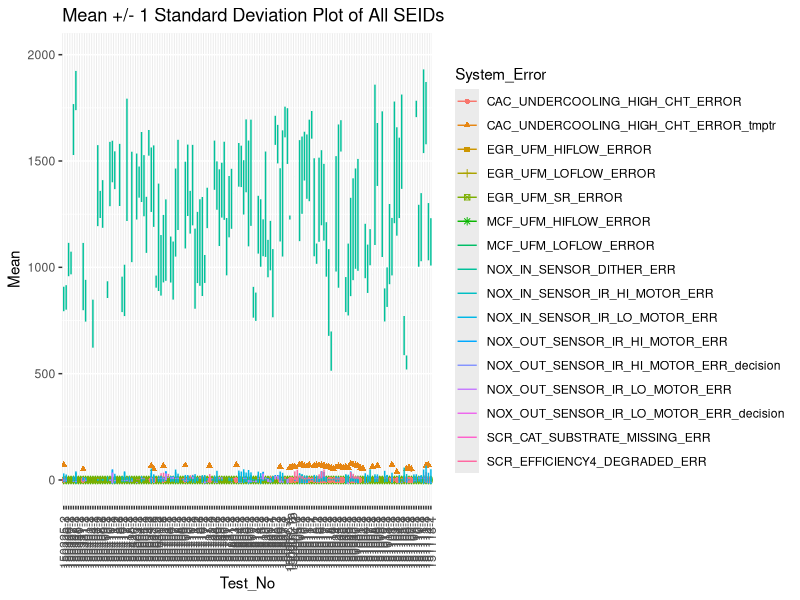
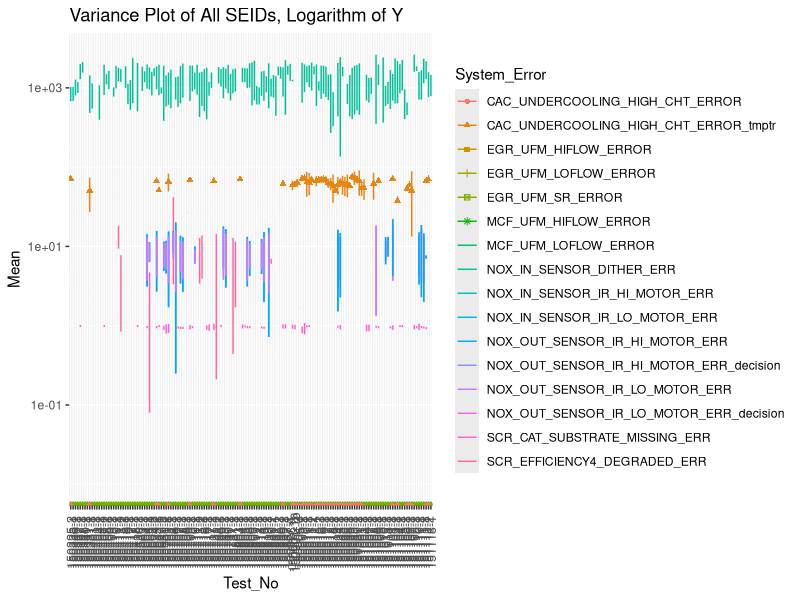
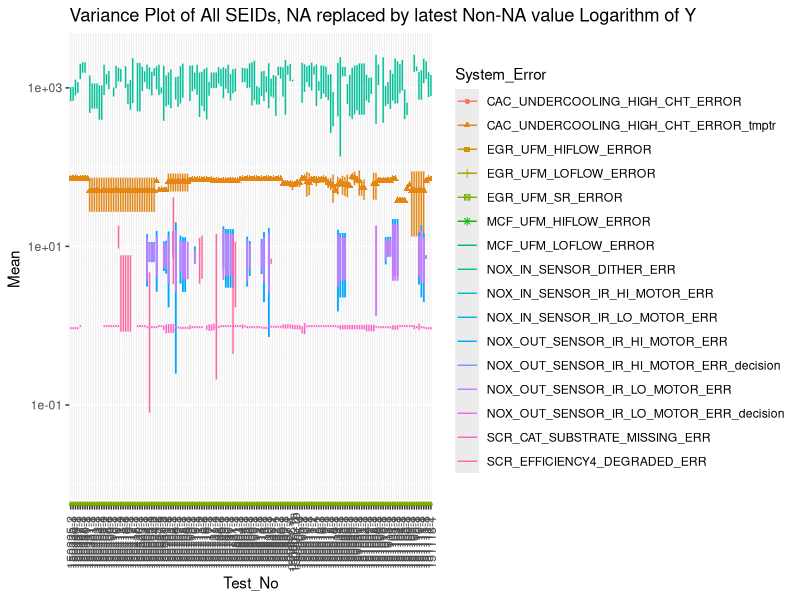
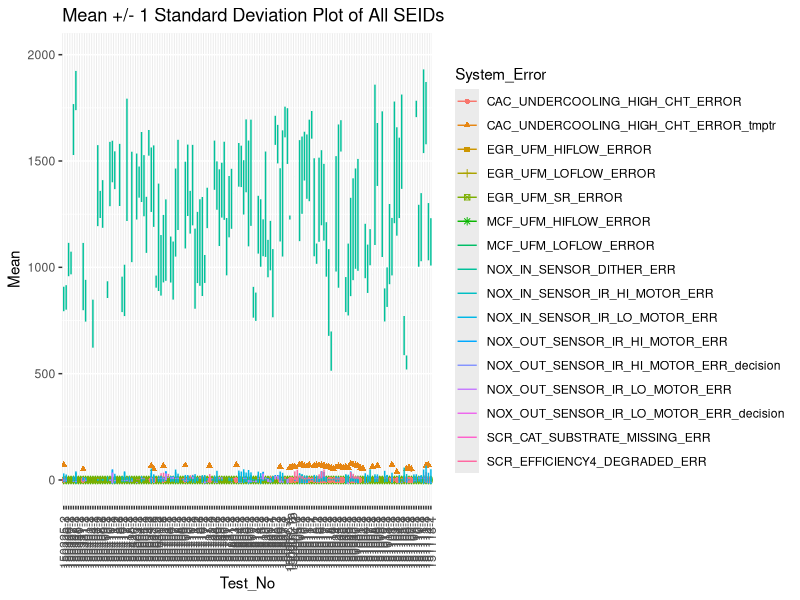
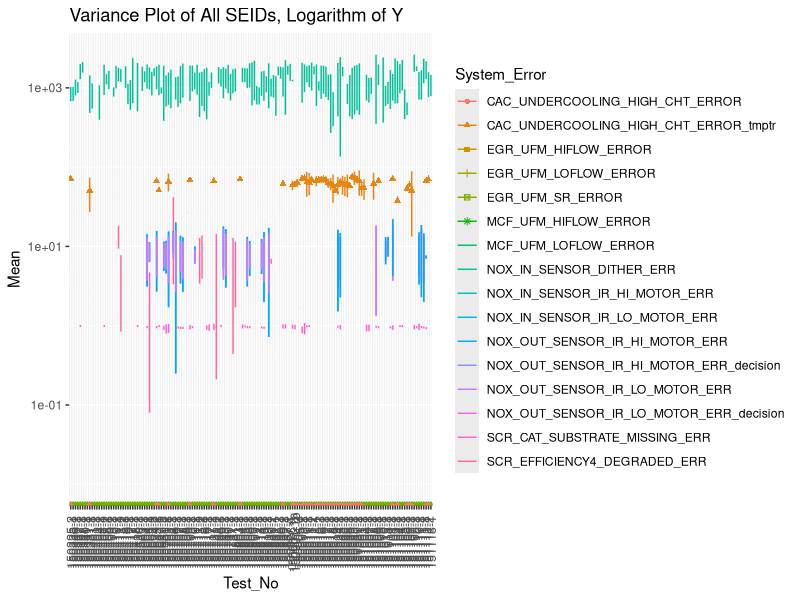
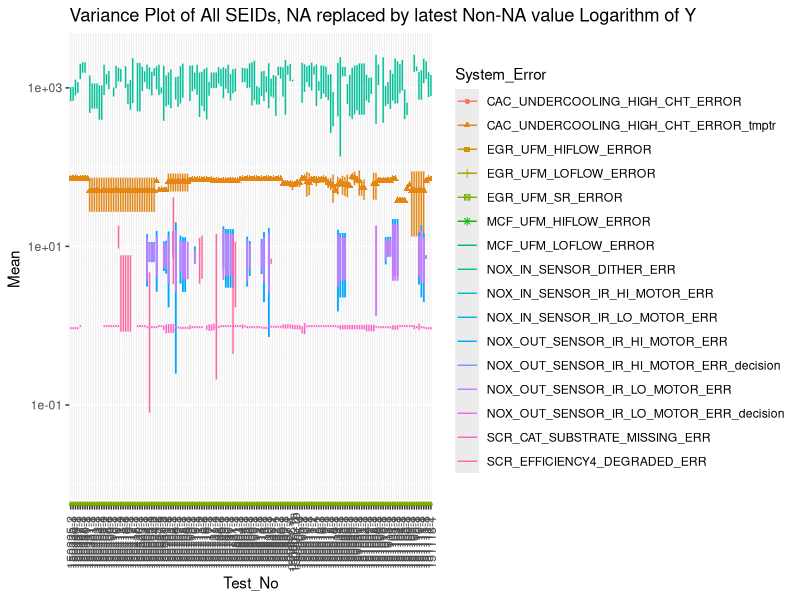
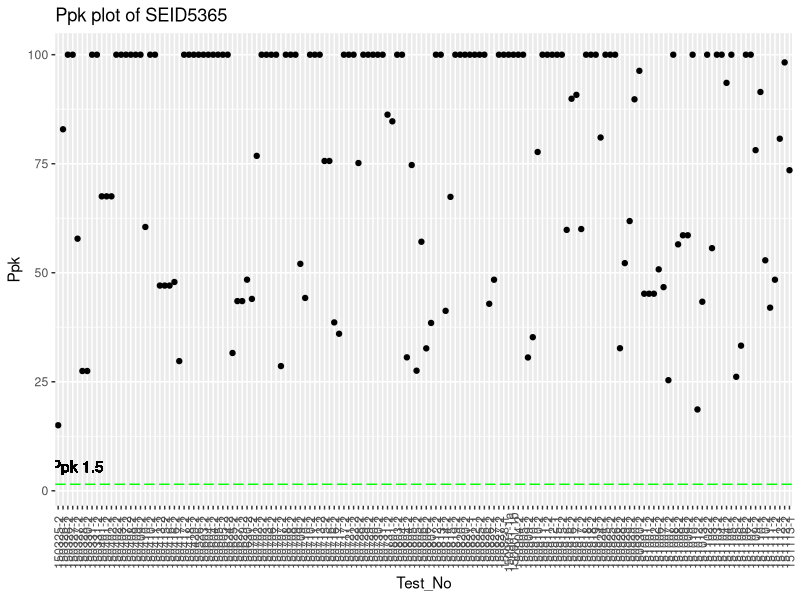
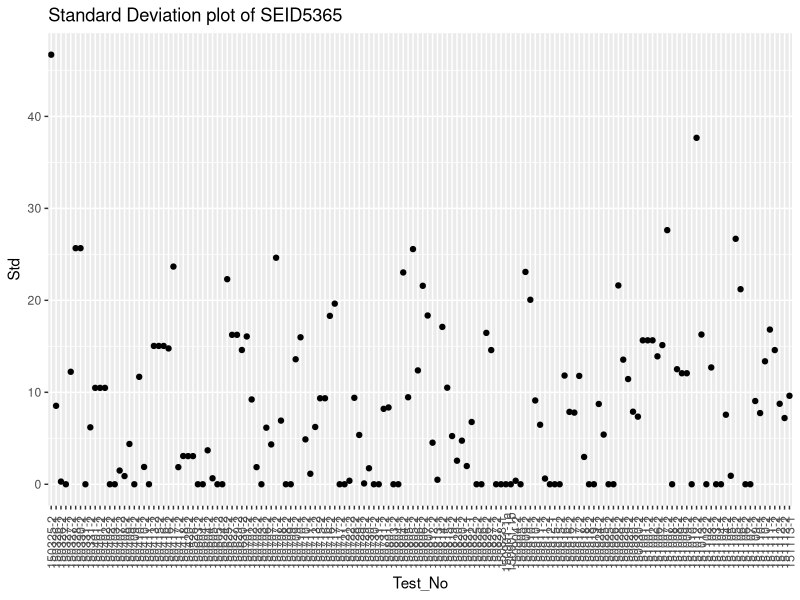

Recreate these plots in R, in order. (Note: this script raises an error after producing the figures.)
## Import two libaries
library(zoo)
library(ggplot2)

pd <- position_dodge(.1)

# Read AcadiaDOE.csv using read.csv as a dataframe with 13 variables
data <- read.csv("AcadiaDOE/AcadiaDOENew2.csv",header = TRUE,stringsAsFactors=FALSE)

# Create arrays to hold the SEID, Threshold and USL or not values
#SEID = c(5369,12493,10102,5978,5976,5366,5365)
SEID = c(5365,5366,5369,5976,5978,10102,12493,7293,7294,7295,7296,12125,5250)
Threshold = c(2125,1125,0,1500,-30,-5,1000,20001,20001,20001,20001,20001,105)
# 1 means USL, 0 means LSL
USL = c(1,1,1,0,0,1,0,1,1,1,1,1,1)

## Order by SEID and create to a new data frame
data2 <- data[order(data$SEID),]
# Use na.locf function from zoo package to replace NA with the lastest Non-NA value
data2 <- na.locf(data2)
# Numericalize columns
data2$Ppk <- as.numeric(as.character(data2$Ppk))
data2$Max <-as.numeric(as.character(data2$Max))
data2$Min <- as.numeric(as.character(data2$Min))
data2$Mean <- as.numeric(as.character(data2$Mean))
data2$Std <- as.numeric(as.character(data2$Std))

## Replace the NA values with the mean of the column, didn't use
#for (i in which(sapply(data, is.numeric))) {
  #+     data[is.na(data[, i]), i] <- mean(data[, i],  na.rm = TRUE)
  #+ }
## Creat plot 1 to show the Ppk trendlines for all System Error, that NA is replaced by latest Non NA value
# ggplot(data2, aes(x=Test_No, y=Ppk, colour=System_Error,group = System_Error)) +
#   geom_point(aes(shape = System_Error)) + geom_hline(yintercept = 1.5,color = "green",linetype = "longdash") +
#   geom_text(aes(5,1.5,label = "Ppk 1.5", vjust = -1)) + 
#   geom_line(position=pd,aes(group = System_Error,pch= System_Error )) +ylim(0,500) + scale_y_log10()+
#   labs(title="Ppk Trend Plot of All SEIDs, with NA replaced by Latest Non-NA value") +
#   theme(axis.text.x  = element_text(angle=90, vjust=0.5, size=9))
# 
# ggsave("AcadiaDOE/Rexport2/PpkTrend_allSE_NAreplaced.png")

## Creat plot 2 to show the Ppk trendlines for all System Error, that NA is as blank
# ggplot(data, aes(x=Test_No, y=Ppk, colour=System_Error,group = System_Error)) +
#   geom_point(aes(shape = System_Error)) + geom_hline(yintercept = 1.5,color = "green",linetype = "longdash") +
#   geom_text(aes(5,1.5,label = "Ppk 1.5", vjust = -1)) + 
#   geom_line(position=pd,aes(group = System_Error,pch= System_Error )) +ylim(0,500) + scale_y_log10()+
#   labs(title="Ppk Trend Plot of All SEIDs, with NA as blank value") +
#   theme(axis.text.x  = element_text(angle=90, vjust=0.5, size=9))

# ggsave("AcadiaDOE/Rexport2/PpkTrend_allSE.png")


## Creat plot 3 to show the possible variance box for all System Error, that NA is as blank
pd <- position_dodge(.1)
ggplot(data, aes(x=Test_No, y=Mean, colour=System_Error,group = System_Error)) +
  geom_point(aes(shape = System_Error))+
   geom_errorbar(aes(ymin=Mean-1*Std, ymax=Mean+1*Std), width=.1, position=pd) +
  ylim(-20,2000) +
  labs(title="Mean +/- 1 Standard Deviation Plot of All SEIDs") +
  theme(axis.text.x  = element_text(angle=90, vjust=0.5, size=9))

ggsave("AcadiaDOE/Rexport2/Mean+-1Std_allSE_1std.pdf",width = 11,height = 8.5, units = "in")

## Creat plot 4 to show the possible variance box for all System Error, that NA is as blank
pd <- position_dodge(.1)
ggplot(data, aes(x=Test_No, y=Mean, colour=System_Error,group = System_Error)) +
  geom_point(aes(y= Mean,shape = System_Error))+
  geom_errorbar(aes(ymin=Mean-3*Std, ymax=Mean+3*Std), width=.25, position=pd) +
  ylim(-20,2000) + scale_y_log10() +
  labs(title="Variance Plot of All SEIDs, Logarithm of Y") +
  theme(axis.text.x  = element_text(angle=90, vjust=0.5, size=9))

ggsave("AcadiaDOE/Rexport2/VarianceTrend_allSE_LogY.pdf",width = 11,height = 8.5, units = "in")


# 
# thd = c(2215,1125,1500,-30,-5,1000,0)
# c = c("gold","dark green","green","blue","purple","pink","red")
# lab = c("USL","USL","USL","LSL","LSL","USL","LSL")


## Creat plot 5 to show the recorded max,min,mea variance box for all System Error, that NA is as blank
# pd <- position_dodge(.1)
# ggplot(data, aes(x=Test_No, y=Mean, colour=System_Error,group = System_Error)) +
#   geom_point(aes(y= Mean,shape = System_Error))+
#   geom_pointrange(aes(ymin=Min, ymax=Max), width=.1, position=pd) +
#   geom_hline(yintercept = c(2215,1125,1500,-30,-5,1000,0),color = c,linetype = "longdash") +
#   geom_text(aes(8,thd,label = lab, vjust = -1)) + 
#   ylim(-35,2000) +
#   labs(title="MinMaxMean Range Plot of All SEIDs") +
#   theme(axis.text.x  = element_text(angle=90, vjust=0.5, size=9))
# 
# ggsave("AcadiaDOE/Rexport2/MinMaxMeanRange_allSE_withSpecs.png")

## Create plot 6 to show the possible variance range of all System Errors, that NA is replaced by latest Non-Na value
pd <- position_dodge(.1)
ggplot(data2, aes(x=Test_No, y=Mean, colour=System_Error,group = System_Error)) +
  geom_point(aes(y= Mean,shape = System_Error))+
  geom_errorbar(aes(ymin=Mean-3*Std, ymax=Mean+3*Std), width=.25, position=pd) +
  ylim(-20,2000) + scale_y_log10() +
  labs(title="Variance Plot of All SEIDs, NA replaced by latest Non-NA value Logarithm of Y") +
  theme(axis.text.x  = element_text(angle=90, vjust=0.5, size=9))

ggsave("AcadiaDOE/Rexport2/VarianceTrend_allSE_NAreplaced_LogY.pdf",width = 11,height = 8.5, units = "in")


data2$SEID = as.numeric(data2$SEID)


## Ppk Individual Plot
for (i in 1:length(SEID)) {
  
  ### Subset the data of the current SEID
  
  data3 <- data2[data2$SEID == SEID[i],]
  
  # Ppk Individual Plot
  title = paste0("Ppk plot of SEID",data3$SEID[1])
  
  ggplot(data3, aes(x=Test_No, y=Ppk)) + geom_point(aes(y= Ppk)) +
    labs(title= title) + geom_hline(yintercept = 1.5,color = "green",linetype = "longdash") +
    geom_text(aes(5,1.5,label = "Ppk 1.5", vjust = -1)) + 
    theme(axis.text.x  = element_text(angle=90, vjust=0.5, size=9))

  
  PpkImage = paste0("AcadiaDOE/Rexport2/","SEID",data3$SEID[1],"_Ppk.pdf")
  
  ggsave(PpkImage,width = 11,height = 8.5, units = "in")
  
  ## Standard Deviation Individual Plot
  title = paste0("Standard Deviation plot of SEID",data3$SEID[1])
  
  ggplot(data3, aes(x=Test_No, y=Std)) + geom_point(aes(y= Std)) +
    theme(axis.text.x  = element_text(angle=90, vjust=0.5, size=9)) + labs(title= title) 
  
  
  PpkImage = paste0("AcadiaDOE/Rexport2/","SEID",data3$SEID[1],"_Std.pdf")
  
  ggsave(PpkImage,width = 11,height = 8.5, units = "in")
  
  ## Plot the variance individual plot
  title = paste0("Variance plot of SEID",data3$SEID[1])
  ths = Threshold[i]
  if (USL[i] > 0){
    label = paste0("USL = ",ths)
  } else {
    label =  paste0("LSL = ",ths)}
  
  pd <- position_dodge(.1)
  ggplot(data3, aes(x=Test_No, y=Mean)) +
    geom_point(aes(y= Mean,shape = System_Error))+
    geom_errorbar(aes(ymin=Mean-3*Std, ymax=Mean+3*Std),position=pd) + 
    geom_hline(yintercept = ths,color = "green",linetype = "longdash") +
    geom_text(aes(8,ths,label = label, vjust = -1)) + 
    labs(title=title) +
    theme(axis.text.x  = element_text(angle=90, vjust=0.5, size=9))
  
  PpkImage = paste0("AcadiaDOE/Rexport2/","SEID",data3$SEID[1],"_Variance.pdf")
  
  ggsave(PpkImage,width = 11,height = 8.5, units = "in")
  
  ## Plot the meanmaxmin range individual plot
  title = paste0("MeanMaxMin range plot of SEID",data3$SEID[1])
  ths = Threshold[i]
  if (USL[i] > 0){
    label = paste0("USL = ",ths)
  } else {
    label =  paste0("LSL = ",ths)}
  
  pd <- position_dodge(.1)
  ggplot(data3, aes(x=Test_No, y=Mean)) +
    geom_point(aes(y= Mean,shape = System_Error))+
    geom_pointrange(aes(ymin=Min, ymax=Max),position=pd) + 
    geom_hline(yintercept = ths,color = "green",linetype = "longdash") +
    geom_text(aes(8,ths,label = label, vjust = -1)) + 
    labs(title=title) +
    theme(axis.text.x  = element_text(angle=90, vjust=0.5, size=9))
  
  PpkImage = paste0("AcadiaDOE/Rexport2/","SEID",data3$SEID[1],"_MeanMaxMinrange.pdf")
  
  ggsave(PpkImage,width = 11,height = 8.5, units = "in")
  
  
  
}



## Individual SE plots with thresholds

for (i in 1:length(SEID)) {
  
  ### Subset the data of the current SEID
  
  data3 <- data2[data2$SEID == SEID[i],]
  title = paste0("MeanMaxMin range plot of System Error", data3$System_Error[[1]])
  ths = Threshold[i]
  if (USL[i] > 0){
    label = paste0("USL = ",ths)
  } else {
    label =  paste0("LSL = ",ths)}
  
  pd <- position_dodge(.1)
  ggplot(data3, aes(x=Test_No, y=Mean)) +
    geom_point(aes(y= Mean,shape = System_Error))+
    geom_pointrange(aes(ymin=Min, ymax=Max), position=pd) + 
    geom_hline(yintercept = ths,color = "green",linetype = "longdash") +
    geom_text(aes(8,ths,label = label, vjust = -1)) + 
    labs(title=title) +
    theme(axis.text.x  = element_text(angle=90, vjust=0.5, size=9))
  
  PpkImage = paste0("AcadiaDOE/Rexport2/","System Error ",data3$System_Error[[1]],"_MeanMaxMinrange.pdf")
  
  ggsave(PpkImage,width = 11,height = 8.5, units = "in")
  
}




